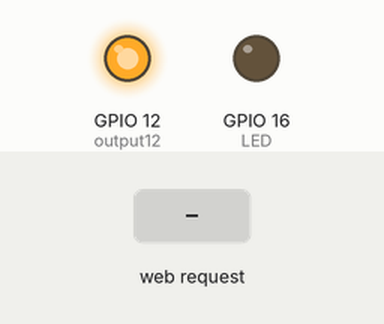
Recording of a sketch running on a simulated ESP8266 (NodeMCU). On the bench: output pins drawn as LEDs (lit = HIGH). Dashed ring = blinking. The test bench sets the inputs (shaded band). Storage starts empty; what the sketch prints to the serial monitor is not drawn.

Above: at 1.2 s.
1.3 s: HTTP request GET /config/set/?work=1&rest=1 received
At 3.1 s:
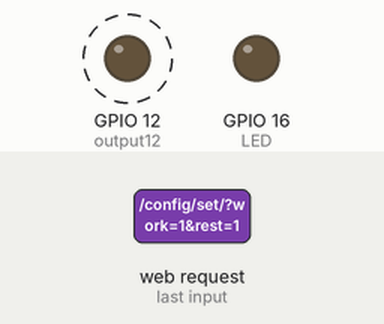
4.3 s: HTTP request GET /config/get/ received
At 4.55 s:
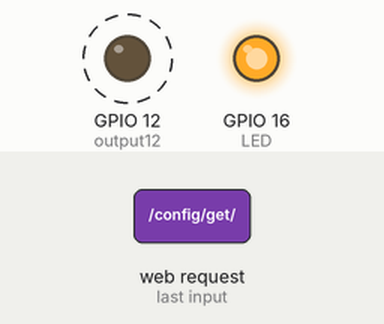
6.3 s: HTTP request GET /config/set/?work=120&rest=120 received
At 6.46 s:
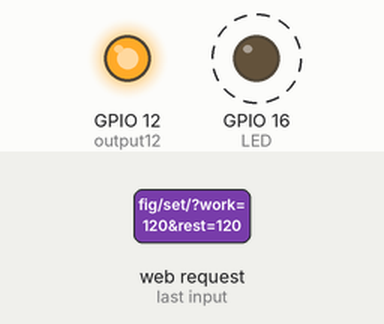
Timing chart, 0 to 9.3 s (numbered marks = the images above; inputs shaded):
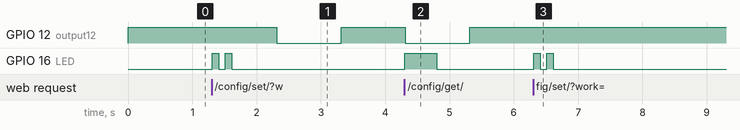

The sketch:

main.ino
```cpp
#include <ESP8266WebServer.h>
#include <FS.h>   //Include File System Headers

IPAddress local_IP(192,168,4,1);
IPAddress gateway(192,168,4,9);
IPAddress subnet(255,255,255,0);

const char* ssid     = "UVLampCentralBalkan";
const char* password = "centralbalkan";

// Set web server port number to 80
/* WiFiServer server(80); */
ESP8266WebServer server(80); //creating the server at port 80

// Variable to store the HTTP request
String header;

// State
unsigned long lastChangeMadeAt = millis();
const int output12 = 12;
const int LED = 16;
unsigned int workTime = 30000; // 5 seconds by default
unsigned int restTime = 30000; // 5 seconds by default
bool isCurrentlyWorking = true;  // Start working by default

bool isLedOn = false;
unsigned long ledOnUntil; // Shows the end time of the LED indication (when getting config)

void handleRoot() {
    Serial.println("HTTP: / request");
    server.send(200, "text/plain", "Central Balkan LTD");
}

void writeConfiguration() {
    File f = SPIFFS.open("/config.txt", "w");
    if (!f) {
        Serial.println("Error writing configuration to persistent storage");
    }
    f.println((String)workTime);
    f.println((String)restTime);
    f.close();
}

void handleSetConfig() {
    Serial.println("HTTP: Setting config");

    String workValue = server.arg("work");
    String restValue = server.arg("rest");

    if (workValue != "" && restValue != "") {
        Serial.print("Updating work and rest to: ");
        Serial.print(workValue);
        Serial.print(" and ");
        Serial.println(restValue);
        workTime = workValue.toInt() * 1000;
        restTime = restValue.toInt() * 1000;
        server.sendHeader("Access-Control-Allow-Origin", "*");
        server.send(200, "text/plain", "Set config successfully");

        // Update persistent state
        writeConfiguration();

        // Turn the lamp on at each config update and reset the timer.
        UvLampTurnOn();
    } else {
        Serial.println("Bad config: ");
        Serial.println("Work: ");
        Serial.println(workValue);
        Serial.println("Rest: ");
        Serial.println(restValue);

        server.send(400, "text/plain", "Bad config");
    }

    if (!isLedOn) {
        // blink twice to indicate it's setting conifguration
        digitalWrite(LED, HIGH);
        delay(100);
        digitalWrite(LED, LOW);
        delay(100);
        digitalWrite(LED, HIGH);
        delay(100);
        digitalWrite(LED, LOW);
    }

}

String getConfig(int isCurrentlyWorkingInt, int timeLeft) {
    return "{ \"workTime\": \"" + (String)workTime + "\", \"restTime\": \"" + (String)restTime + "\", \"isCurrentlyWorkingInt\": \"" + (String)isCurrentlyWorkingInt + "\", \"timeLeft\": \"" + (String)timeLeft + "\"}";
}

void handleGetConfig() {
    Serial.println("HTTP: Getting config");
    int isCurrentlyWorkingInt;
    int timeLeft;

    unsigned long currentTime = millis();
    unsigned int currentWorkingTime = (currentTime - lastChangeMadeAt);

    if (isCurrentlyWorking) {
        isCurrentlyWorkingInt = 1;
        timeLeft = workTime - currentWorkingTime;
    } else {
        isCurrentlyWorkingInt = 0;
        timeLeft = restTime - currentWorkingTime;
    }

    server.sendHeader("Access-Control-Allow-Origin", "*");
    server.send(200, "text/plain", getConfig(isCurrentlyWorkingInt, timeLeft));

    if (!isLedOn) {
        digitalWrite(LED, HIGH);
        ledOnUntil = millis() + 500;
        isLedOn = true;
    }
}

void handleNotFound() {
    Serial.println("HTTP: Not found");
    server.send(404, "text/plain", "404: Not found");
}

void readConfiguration() {
   File f = SPIFFS.open("/config.txt", "r");

  if (!f) {
    Serial.println("File doesn't exist yet. Creating it");
    File f = SPIFFS.open("/config.txt", "w");
    if (!f) {
      Serial.println("file creation failed");
    }

    f.println((String)workTime);
    f.println((String)restTime);
  } else {
    int workTime = f.readStringUntil('\n').toInt();
    int restTime = f.readStringUntil('\n').toInt();
    Serial.println("Reading work / configuration");
    Serial.println(workTime);
    Serial.println(restTime);
  }
  f.close();
}

void setup() {
  // This method does the following:
  // - set the baud rate
  // - set pin 12 (D6) mode to OUTPUT
  // - Inialize wifi network
  // - Notify the networks status via serial port
  Serial.begin(115200);
  Serial.print("Starting access point: ");

  pinMode(output12, OUTPUT);
  digitalWrite(output12, HIGH);

  pinMode(LED, OUTPUT);
  digitalWrite(LED, LOW);

  Serial.print("Setting AP (Access Point)…");
  Serial.println(
      WiFi.softAPConfig(local_IP, gateway, subnet) ? "Ready" : "Failed!"
  );

  WiFi.softAP(ssid, password);

  IPAddress IP = WiFi.softAPIP();
  Serial.print("AP IP address: ");
  Serial.println(IP);

  server.on("/", handleRoot);
  server.on("/config/set/", handleSetConfig);
  server.on("/config/get/", handleGetConfig);
  server.onNotFound(handleNotFound);
  server.begin();
  Serial.println("HTTP server started");

  // Take care of persistent storage
  SPIFFS.begin();
  readConfiguration();
}

void UvLampTurnOff() {
    // Responsible for:
    // - Notify lamp stopping via serial port
    // - Reset the current "lastChangeMadeAt"
    // - Set the 12 pin to LOW
    // - Set the current isCurrentlyWorking state to false
    Serial.println("Stopping the UV Lamp");
    lastChangeMadeAt = millis();
    digitalWrite(output12, LOW);
    isCurrentlyWorking = false;
}


void UvLampTurnOn() {
    // Responsible for:
    // - Notify lamp stopping via serial port
    // - Reset the current "lastChangeMadeAt"
    // - Set the 12 pin to LOW
    // - Set the current isCurrentlyWorking state to false
    Serial.println("Starting the UV Lamp");
    lastChangeMadeAt = millis();
    digitalWrite(output12, HIGH);
    isCurrentlyWorking = true;
}


void manageUVLamp() {
    unsigned long currentTime = millis();
    unsigned int currentWorkingTime = (currentTime - lastChangeMadeAt);

    if (isCurrentlyWorking) {
        // Determine if it should stop working
        if (currentWorkingTime > workTime) UvLampTurnOff();

    } else {
        // Determine if it should start working
        if (currentWorkingTime > restTime) UvLampTurnOn();
    }

    // Check led
    if (isLedOn && currentTime > ledOnUntil) {
        digitalWrite(LED, LOW);
        isLedOn = false;
    }
}

void loop() {
    manageUVLamp(); // Start/stop lamp if needed
    server.handleClient();  // Listen for HTTP requests
}
```

Measured:
- after the input at 1.3 s, GPIO 12 (output12): HIGH → LOW after 1.0 s, → HIGH 1.0 s later; GPIO 16 (LED): alternates HIGH for 0.10 s and LOW for 0.10 s, 4 changes in all, then stays LOW, starting at once
- after the input at 4.3 s, GPIO 16 (LED): LOW → HIGH at once, → LOW 0.50 s later
- after the input at 6.3 s, GPIO 12 (output12): stops changing and stays HIGH; GPIO 16 (LED): alternates HIGH for 0.10 s and LOW for 0.10 s, 4 changes in all, then stays LOW, starting at once
